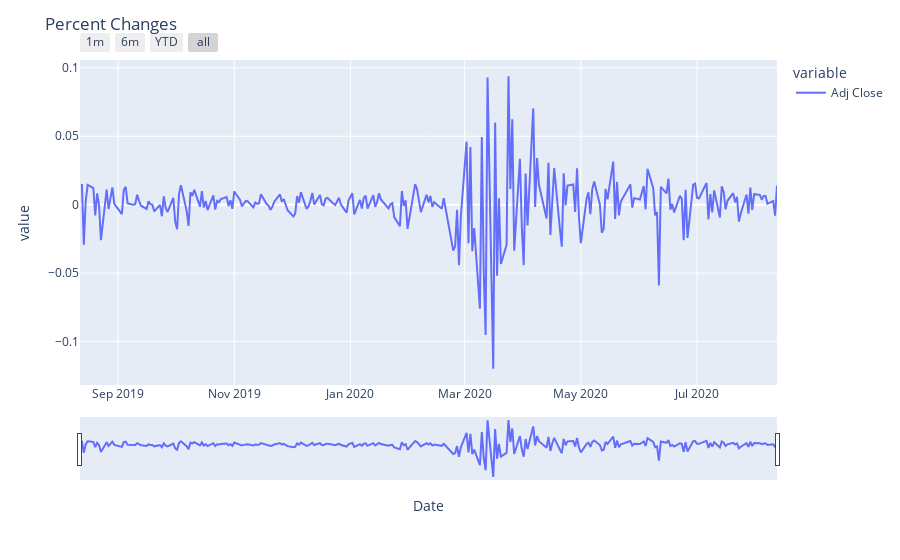

Notebook source saved alongside this figure:
### Code cell
sp_returns = benchmark_data['Adj Close'].pct_change()
fig_3 = px.line(sp_returns, x= benchmark_data.index, y = ['Adj Close'])
fig_3.update_layout(
    title={
        'text': "Percent Changes"})
fig_3.update_xaxes(
    rangeslider_visible=True,
    rangeselector=dict(
        buttons=list([
            dict(count=1, label="1m", step="month", stepmode="backward"),
            dict(count=6, label="6m", step="month", stepmode="backward"),
            dict(count=1, label="YTD", step="year", stepmode="todate"),
            dict(step="all")
        ])
    )
)

fig_3.show()
print('This graph displays the daily percent change for the S&P 500 index. The percent change represents the return for the S&P 500.')

### Figure 1 — Plotly figure (JSON) as saved in the notebook; plotly's stock layout.template omitted (floating-point values rounded to 4 significant figures; data arrays with more than 128 entries replaced by an {"elided": "..."} marker saying what was removed)
{"data": [{"hovertemplate": "variable=Adj Close<br>Date=%{x}<br>value=%{y}<extra></extra>", "legendgroup": "Adj Close", "line": {"color": "#636efa", "dash": "solid"}, "mode": "lines", "name": "Adj Close", "orientation": "v", "showlegend": true, "type": "scatter", "x": {"elided": "254 str values"}, "xaxis": "x", "y": {"elided": "254 float values"}, "yaxis": "y"}], "layout": {"legend": {"title": {"text": "variable"}, "tracegroupgap": 0}, "margin": {"t": 60}, "title": {"text": "Percent Changes"}, "xaxis": {"anchor": "y", "domain": [0, 1], "rangeselector": {"buttons": [{"count": 1, "label": "1m", "step": "month", "stepmode": "backward"}, {"count": 6, "label": "6m", "step": "month", "stepmode": "backward"}, {"count": 1, "label": "YTD", "step": "year", "stepmode": "todate"}, {"step": "all"}]}, "rangeslider": {"visible": true}, "title": {"text": "Date"}}, "yaxis": {"anchor": "x", "domain": [0, 1], "title": {"text": "value"}}}}
